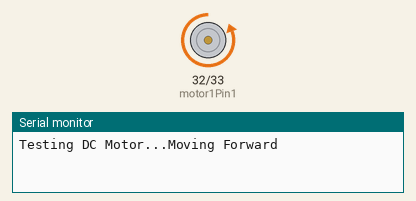
Simulated run of this sketch. Board: ESP32. Shown: motor-driver pin pairs drawn as motors (green arrow = first pin HIGH = forward, orange = second pin HIGH = backward, longer = more drive), the last lines printed to the serial monitor.

Above: at 2.5 s.
At 5.5 s:
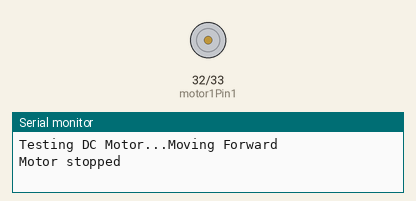
At 8.5 s:
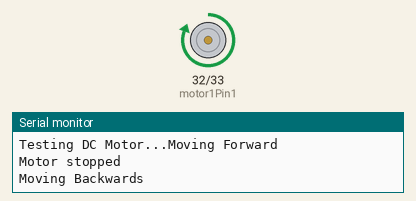
Timing chart, 0 to 15.6 s (numbered marks = the images above):
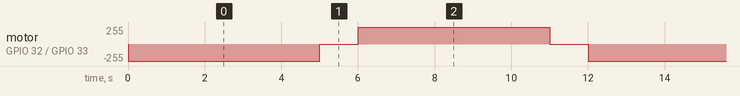

Measured:
- by itself, motor on GPIO 32 (motor1Pin1) / GPIO 33 (motor1Pin2): repeats every 12.0 s: stopped 1.0 s, forward 255/255 5.0 s, stopped 1.0 s, backward 255/255 5.0 s

The sketch:

simple_engine_test.ino
```cpp
/*********
  Rui Santos
  Complete project details at https://randomnerdtutorials.com
*********/

// Motor A
int motor1Pin1 = 32;
int motor1Pin2 = 33;

void setup() {
  Serial.begin(115200);

  // testing
  Serial.print("Testing DC Motor...");

  // sets the pins as outputs:
  pinMode(motor1Pin1, OUTPUT);
  pinMode(motor1Pin2, OUTPUT);
}

void loop() {
  // Move the DC motor forward at maximum speed
  Serial.println("Moving Forward");
  digitalWrite(motor1Pin1, LOW);
  digitalWrite(motor1Pin2, HIGH);
  delay(5000);

  // Stop the DC motor
  Serial.println("Motor stopped");
  digitalWrite(motor1Pin1, LOW);
  digitalWrite(motor1Pin2, LOW);
  delay(1000);

  // Move DC motor backwards at maximum speed
  Serial.println("Moving Backwards");
  digitalWrite(motor1Pin1, HIGH);
  digitalWrite(motor1Pin2, LOW);
  delay(5000);

  // Stop the DC motor
  Serial.println("Motor stopped");
  digitalWrite(motor1Pin1, LOW);
  digitalWrite(motor1Pin2, LOW);
  delay(1000);
}
```
